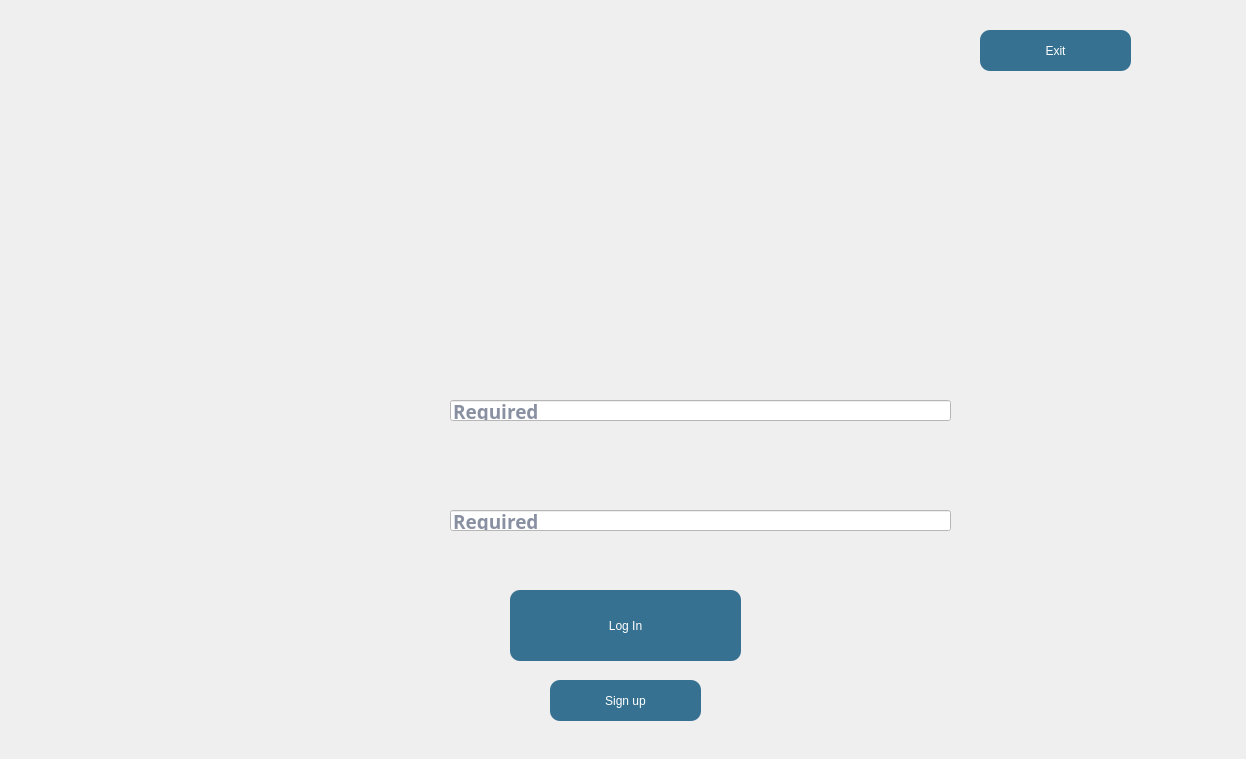
<?xml version="1.0" encoding="UTF-8"?>
<ui version="4.0">
 <class>Dialog</class>
 <widget class="QDialog" name="Dialog">
  <property name="geometry">
   <rect>
    <x>0</x>
    <y>0</y>
    <width>1246</width>
    <height>759</height>
   </rect>
  </property>
  <property name="windowTitle">
   <string>Dialog</string>
  </property>
  <widget class="QLabel" name="label">
   <property name="geometry">
    <rect>
     <x>0</x>
     <y>0</y>
     <width>1246</width>
     <height>796</height>
    </rect>
   </property>
   <property name="cursor">
    <cursorShape>ArrowCursor</cursorShape>
   </property>
   <property name="acceptDrops">
    <bool>true</bool>
   </property>
   <property name="autoFillBackground">
    <bool>false</bool>
   </property>
   <property name="text">
    <string/>
   </property>
   <property name="pixmap">
    <pixmap>images/adminlogscreen.png</pixmap>
   </property>
   <property name="scaledContents">
    <bool>true</bool>
   </property>
   <property name="wordWrap">
    <bool>false</bool>
   </property>
  </widget>
  <widget class="QWidget" name="widget" native="true">
   <property name="geometry">
    <rect>
     <x>0</x>
     <y>0</y>
     <width>120</width>
     <height>80</height>
    </rect>
   </property>
  </widget>
  <widget class="QLineEdit" name="username">
   <property name="geometry">
    <rect>
     <x>450</x>
     <y>400</y>
     <width>501</width>
     <height>21</height>
    </rect>
   </property>
   <property name="font">
    <font>
     <family>Berlin Sans FB Demi</family>
     <pointsize>14</pointsize>
     <bold>true</bold>
    </font>
   </property>
   <property name="autoFillBackground">
    <bool>false</bool>
   </property>
   <property name="styleSheet">
    <string notr="true">
color: rgb(20, 33, 68);
background-color: rgb(255, 255, 255);</string>
   </property>
   <property name="placeholderText">
    <string>Required</string>
   </property>
  </widget>
  <widget class="QLineEdit" name="password">
   <property name="geometry">
    <rect>
     <x>450</x>
     <y>510</y>
     <width>501</width>
     <height>21</height>
    </rect>
   </property>
   <property name="font">
    <font>
     <family>Berlin Sans FB Demi</family>
     <pointsize>14</pointsize>
     <bold>true</bold>
    </font>
   </property>
   <property name="styleSheet">
    <string notr="true">color: rgb(20, 33, 68);
background-color: rgb(255, 255, 255);</string>
   </property>
   <property name="text">
    <string/>
   </property>
   <property name="placeholderText">
    <string>Required </string>
   </property>
  </widget>
  <widget class="QPushButton" name="loginbutt">
   <property name="geometry">
    <rect>
     <x>510</x>
     <y>590</y>
     <width>231</width>
     <height>71</height>
    </rect>
   </property>
   <property name="cursor">
    <cursorShape>PointingHandCursor</cursorShape>
   </property>
   <property name="styleSheet">
    <string notr="true">QWidget#loginbutt{
background-color: rgb(54, 113, 145);
font: 900 12pt &quot;Arial Black&quot;; color : rgb(255, 255, 255);
border-radius: 10px;}

QWidget#loginbutt:hover {
    
    background-color: rgb(251, 176, 59); 
    border: 2px solid #388E3C; 
    padding: 10px 20px; 
    font-size: 15px; 
}</string>
   </property>
   <property name="text">
    <string>Log In</string>
   </property>
  </widget>
  <widget class="QLabel" name="logerrormes">
   <property name="geometry">
    <rect>
     <x>290</x>
     <y>560</y>
     <width>671</width>
     <height>20</height>
    </rect>
   </property>
   <property name="font">
    <font>
     <family>Berlin Sans FB Demi</family>
     <pointsize>10</pointsize>
     <italic>false</italic>
     <bold>true</bold>
    </font>
   </property>
   <property name="layoutDirection">
    <enum>Qt::LeftToRight</enum>
   </property>
   <property name="styleSheet">
    <string notr="true">font: 700 10pt &quot;Berlin Sans FB Demi&quot;; 
color: rgb(251, 176, 59);</string>
   </property>
   <property name="text">
    <string/>
   </property>
  </widget>
  <widget class="QPushButton" name="signupbutt">
   <property name="geometry">
    <rect>
     <x>550</x>
     <y>680</y>
     <width>151</width>
     <height>41</height>
    </rect>
   </property>
   <property name="cursor">
    <cursorShape>PointingHandCursor</cursorShape>
   </property>
   <property name="styleSheet">
    <string notr="true">QWidget#signupbutt{
background-color: rgb(54, 113, 145);
font: 900 12pt &quot;Arial Black&quot;; color : rgb(255, 255, 255);
border-radius: 10px;}

QWidget#signupbutt:hover {
    
    background-color: rgb(251, 176, 59); 
    border: 2px solid #388E3C; 
    padding: 10px 20px; 
    font-size: 15px; 
}</string>
   </property>
   <property name="text">
    <string>Sign up</string>
   </property>
  </widget>
  <widget class="QPushButton" name="exitbutt">
   <property name="geometry">
    <rect>
     <x>980</x>
     <y>30</y>
     <width>151</width>
     <height>41</height>
    </rect>
   </property>
   <property name="cursor">
    <cursorShape>PointingHandCursor</cursorShape>
   </property>
   <property name="styleSheet">
    <string notr="true">QWidget#exitbutt{
background-color: rgb(54, 113, 145);
font: 900 12pt &quot;Arial Black&quot;; color : rgb(255, 255, 255);
border-radius: 10px;}

QWidget#exitbutt:hover {
    
    background-color: rgb(251, 176, 59); 
    border: 2px solid #388E3C; 
    padding: 10px 20px; 
    font-size: 15px; 
}</string>
   </property>
   <property name="text">
    <string>Exit</string>
   </property>
  </widget>
 </widget>
 <resources/>
 <connections/>
</ui>
